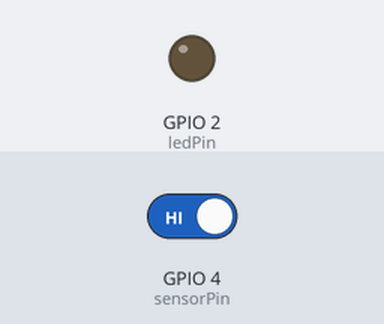
A sketch run on a simulated ESP32. Parts: output pins drawn as LEDs (lit = HIGH). The test bench sets the inputs (shaded band); at power-on: GPIO 4 (sensorPin) HIGH. WiFi joins after 1.5 s; servers stay silent unless stated; what the sketch prints to the serial monitor is not drawn.

Above: at 0.1 s.
At 1.6 s:
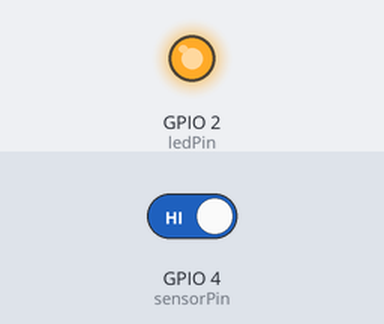
Timing chart, 0 to 3.1 s (numbered marks = the images above):
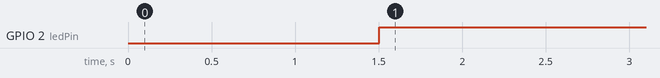

Measured:
- by itself, GPIO 2 (ledPin): LOW → HIGH at 1.5 s

The sketch:

Reading_Magnetic_Sensor_Using_ESP32.ino
```cpp
#include <WiFi.h>
#include <WebServer.h>

// Replace with your network credentials
const char* ssid = "YOUR_WIFI_NAME";
const char* password = "YOUR_WIFI_PASSWORD";

// Create a web server object
WebServer server(80);

// Pin where the magnetic sensor is connected
const int sensorPin = 4; // Adjust based on your setup
const int ledPin = 2;    // Pin for the LED (GPIO 2 on most ESP32 boards)

// Variable to hold the door status
String doorStatus = "Unknown";

void setup() {
  // Initialize Serial Monitor
  Serial.begin(115200);

  // Set the sensor pin as input and LED pin as output
  pinMode(sensorPin, INPUT_PULLUP);
  pinMode(ledPin, OUTPUT);

  // Connect to Wi-Fi
  Serial.print("Connecting to Wi-Fi...");
  WiFi.begin(ssid, password);

  while (WiFi.status() != WL_CONNECTED) {
    delay(500);
    Serial.print(".");
  }
  Serial.println("\nConnected! IP Address: ");
  Serial.println(WiFi.localIP());

  // Define the web server route
  server.on("/", handleRoot);

  // Start the web server
  server.begin();
  Serial.println("HTTP server started");
}

void loop() {
  // Check the door status
  int sensorValue = digitalRead(sensorPin);
  if (sensorValue == LOW) {
    doorStatus = "Closed";
    digitalWrite(ledPin, LOW); // Turn LED off
  } else {
    doorStatus = "Open";
    digitalWrite(ledPin, HIGH); // Turn LED on
  }

  // Handle client requests
  server.handleClient();

  // Wait 5 second before the next check
  delay(5000);
}

void handleRoot() {
  // Create a webpage showing the door status
  String html = "<!DOCTYPE html><html>";
  html += "<head><meta http-equiv='refresh' content='1'><title>Door Status</title></head>";
  html += "<body><h1>Door Status</h1>";
  html += "<p>The door is currently: <strong>" + doorStatus + "</strong></p>";
  html += "</body></html>";

  // Send the webpage to the client
  server.send(200, "text/html", html);
}
```
